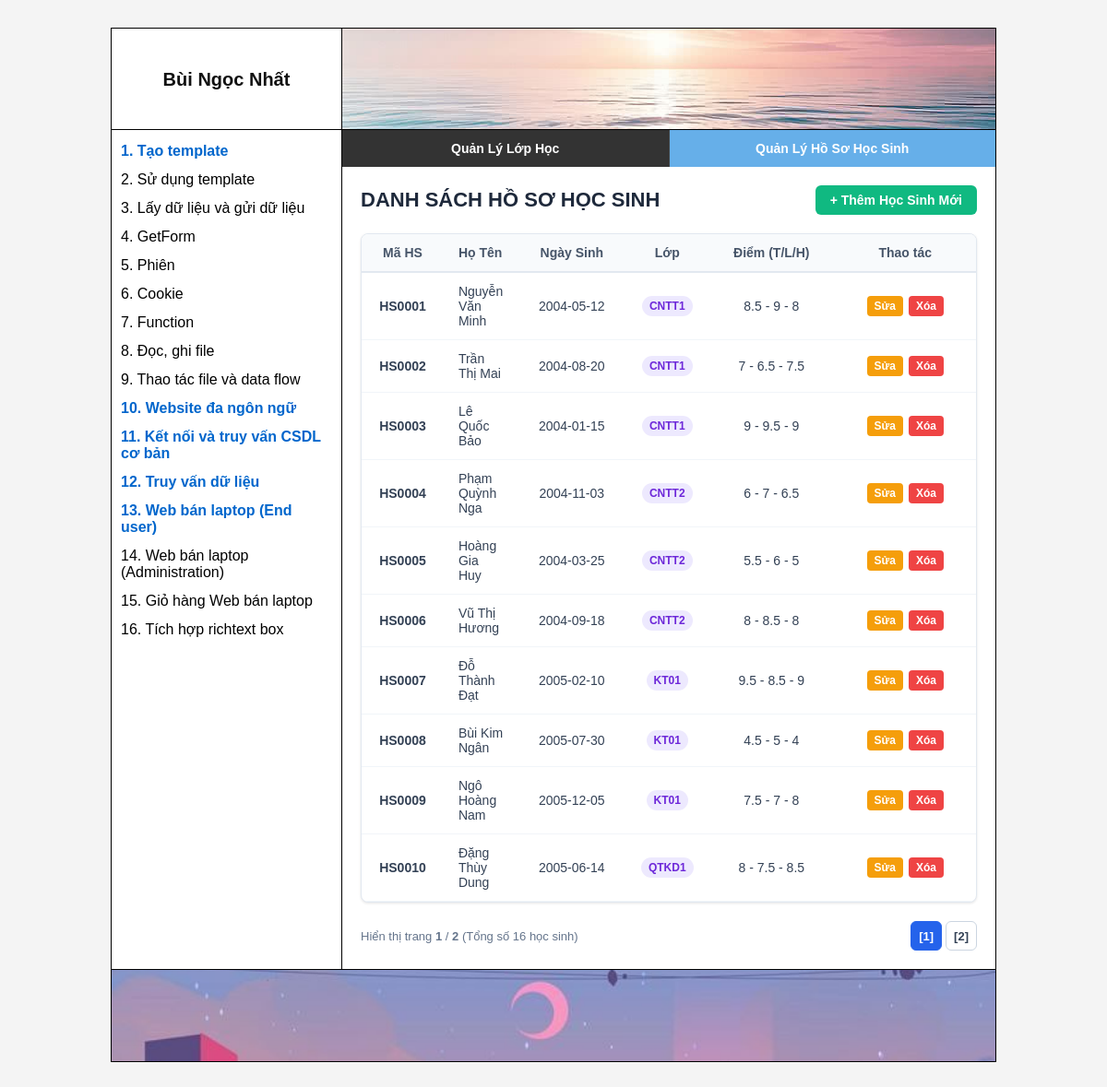
/Bai11/index.php?page=hoso_list, run on the app's committed database.
### tables this page shows
CREATE TABLE HOSO (
    MAHS CHAR(8) PRIMARY KEY,
    HOTEN VARCHAR(50) NOT NULL,
    NGAYSINH DATE,
    DIACHI VARCHAR(150),
    LOP CHAR(6),
    DIEMTOAN FLOAT DEFAULT 0,
    DIEMLY FLOAT DEFAULT 0,
    DIEMHOA FLOAT DEFAULT 0,
    CONSTRAINT fk_hoso_lop FOREIGN KEY (LOP) REFERENCES LOP(MALOP) ON UPDATE CASCADE ON DELETE RESTRICT
);

### Bai11/pages/hoso_list.php (the view, shortened to what this page needs)
<?php
require_once __DIR__ . '/../connect.php';
$limit = 10;
$current_page = isset($_GET['p']) ? (int)$_GET['p'] : 1;
$start = ($current_page - 1) * $limit;
$sql_count = "SELECT COUNT(MAHS) AS total FROM HOSO";
$res_count = mysqli_query($conn, $sql_count);
$row_count = mysqli_fetch_assoc($res_count);
$total_records = (int)$row_count['total'];
$total_pages = ceil($total_records / $limit);
function renderHoSoTable($conn, $start, $limit)
{
    $sql = "SELECT * FROM HOSO ORDER BY MAHS ASC LIMIT {$start}, {$limit}";
    $result = mysqli_query($conn, $sql);
    if ($result && mysqli_num_rows($result) > 0) {
        while ($row = mysqli_fetch_assoc($result)) {
            $maHs     = htmlspecialchars($row['MAHS']);
            $hoTen    = htmlspecialchars($row['HOTEN']);
            $ngaySinh = htmlspecialchars($row['NGAYSINH']);
            $lop      = htmlspecialchars($row['LOP']);
            $diem     = "{$row['DIEMTOAN']} - {$row['DIEMLY']} - {$row['DIEMHOA']}";
            echo "
            <tr>
                <td class='text-center'><strong>{$maHs}</strong></td>
                <td>{$hoTen}</td>
                <td class='text-center'>{$ngaySinh}</td>
                <td class='text-center'><span class='badge badge-lop'>{$lop}</span></td>
                <td class='text-center'>{$diem}</td>
                <td class='text-center'>
                    <div class='action-buttons'>
                        <a href='index.php?page=hoso_form&id={$maHs}' class='btn btn-sm btn-warning'>Sửa</a>
                        <a href='index.php?page=hoso_delete&id={$maHs}' class='btn btn-sm btn-danger' onclick=\"return confirm('Bạn có chắc chắn muốn xóa học sinh {$maHs}?');\">Xóa</a>
                    </div>
                </td>
            </tr>";
        }
    } else {
        echo "<tr><td colspan='6' class='text-center'>Chưa có dữ liệu học sinh nào!</td></tr>";
    }
}
?>
<div class="page-header">
    <h2 class="page-title">DANH SÁCH HỒ SƠ HỌC SINH</h2>
    <div class="action-bar">
        <a href="index.php?page=hoso_form" class="btn btn-success">+ Thêm Học Sinh Mới</a>
    </div>
</div>
<div class="table-responsive">
    <table class="custom-table">
        <thead>
            <tr>
                <th class="text-center" width="90">Mã HS</th>
                <th>Họ Tên</th>
                <th class="text-center" width="120">Ngày Sinh</th>
                <th class="text-center" width="90">Lớp</th>
                <th class="text-center" width="140">Điểm (T/L/H)</th>
                <th class="text-center" width="160">Thao tác</th>
            </tr>
        </thead>
        <tbody>
            <?php renderHoSoTable($conn, $start, $limit); ?>
        </tbody>
    </table>
</div>
<div class="pagination-container">
    <div class="pagination-info">
        Hiển thị trang <strong><?= $current_page ?></strong> / <strong><?= $total_pages ?></strong> (Tổng số <?= $total_records ?> học sinh)
    </div>
    <ul class="pagination-list">
        <?php for ($i = 1; $i <= $total_pages; $i++): ?>
            <li class="<?= ($current_page == $i) ? 'active' : '' ?>">
                <?php if ($current_page == $i): ?>
                    <span>[<?= $i ?>]</span>
                <?php else: ?>
                    <a href="index.php?page=hoso_list&p=<?= $i ?>">[<?= $i ?>]</a>
                <?php endif; ?>
            </li>
        <?php endfor; ?>
    </ul>
</div>

### src/css/common.css (style rules this page uses)
* { box-sizing: border-box; margin: 0; padding: 0; }
body { font-family: Arial, sans-serif; background-color: #f4f4f4; }

### Bai11/style.css (style rules this page uses)
.page-header { display: flex; justify-content: space-between; align-items: center; margin-bottom: 20px; }
.page-title { font-size: 22px; color: #1e293b; margin: 0; font-weight: 700; }
.action-bar { display: flex; gap: 10px; }
.btn { display: inline-flex; align-items: center; justify-content: center; padding: 8px 16px; border-radius: 6px; font-size: 14px; font-weight: 600; cursor: pointer; text-decoration: none; border: none; transition: all 0.2s ease; }
.btn-sm { padding: 4px 8px; font-size: 12px; border-radius: 4px; white-space: nowrap; }
.action-buttons { display: inline-flex; gap: 6px; align-items: center; justify-content: center; white-space: nowrap; }
.btn-success { background-color: #10b981; color: #ffffff; }
.btn-warning { background-color: #f59e0b; color: #ffffff; }
.btn-danger { background-color: #ef4444; color: #ffffff; }
.table-responsive { width: 100%; overflow-x: auto; background: #ffffff; border-radius: 8px; box-shadow: 0 1px 3px rgba(0, 0, 0, 0.1); border: 1px solid #e2e8f0; margin-bottom: 20px; }
.custom-table { width: 100%; border-collapse: collapse; text-align: left; font-size: 14px; }
.custom-table th { background-color: #f8fafc; color: #475569; font-weight: 700; padding: 12px 16px; border-bottom: 2px solid #e2e8f0; white-space: nowrap; }
.custom-table td { padding: 12px 16px; border-bottom: 1px solid #f1f5f9; color: #334155; vertical-align: middle; }
.text-center { text-align: center; }
.badge { display: inline-block; padding: 4px 8px; border-radius: 12px; font-size: 12px; font-weight: 700; }
.badge-lop { background-color: #ede9fe; color: #6d28d9; }
.pagination-container { display: flex; justify-content: space-between; align-items: center; margin-top: 15px; flex-wrap: wrap; gap: 10px; }
.pagination-info { font-size: 13px; color: #64748b; }
.pagination-list { display: flex; list-style: none; padding: 0; margin: 0; gap: 4px; }
.pagination-list li a, .pagination-list li span { display: inline-flex; align-items: center; justify-content: center; min-width: 32px; height: 32px; padding: 0 8px; border-radius: 6px; font-size: 13px; font-weight: 600; text-decoration: none; border: 1px solid #cbd5e1; background-color: #ffffff; color: #334155; transition: all 0.2s; }
.pagination-list li.active span { background-color: #2563eb; color: #ffffff; border-color: #2563eb; }

### data on the page
hoso: MAHS "HS0001", HOTEN "Nguyễn Văn Minh", NGAYSINH "2004-05-12", LOP "CNTT1", diem "8.5 - 9 - 8"
hoso: MAHS "HS0002", HOTEN "Trần Thị Mai", NGAYSINH "2004-08-20", LOP "CNTT1", diem "7 - 6.5 - 7.5"
hoso: MAHS "HS0003", HOTEN "Lê Quốc Bảo", NGAYSINH "2004-01-15", LOP "CNTT1", diem "9 - 9.5 - 9"
hoso: MAHS "HS0004", HOTEN "Phạm Quỳnh Nga", NGAYSINH "2004-11-03", LOP "CNTT2", diem "6 - 7 - 6.5"
hoso: MAHS "HS0005", HOTEN "Hoàng Gia Huy", NGAYSINH "2004-03-25", LOP "CNTT2", diem "5.5 - 6 - 5"
hoso: MAHS "HS0006", HOTEN "Vũ Thị Hương", NGAYSINH "2004-09-18", LOP "CNTT2", diem "8 - 8.5 - 8"
hoso: MAHS "HS0007", HOTEN "Đỗ Thành Đạt", NGAYSINH "2005-02-10", LOP "KT01", diem "9.5 - 8.5 - 9"
hoso: MAHS "HS0008", HOTEN "Bùi Kim Ngân", NGAYSINH "2005-07-30", LOP "KT01", diem "4.5 - 5 - 4"
hoso: MAHS "HS0009", HOTEN "Ngô Hoàng Nam", NGAYSINH "2005-12-05", LOP "KT01", diem "7.5 - 7 - 8"
hoso: MAHS "HS0010", HOTEN "Đặng Thùy Dung", NGAYSINH "2005-06-14", LOP "QTKD1", diem "8 - 7.5 - 8.5"

### other printed values
$current_page "1"
$total_pages "2"
$total_records "16"
